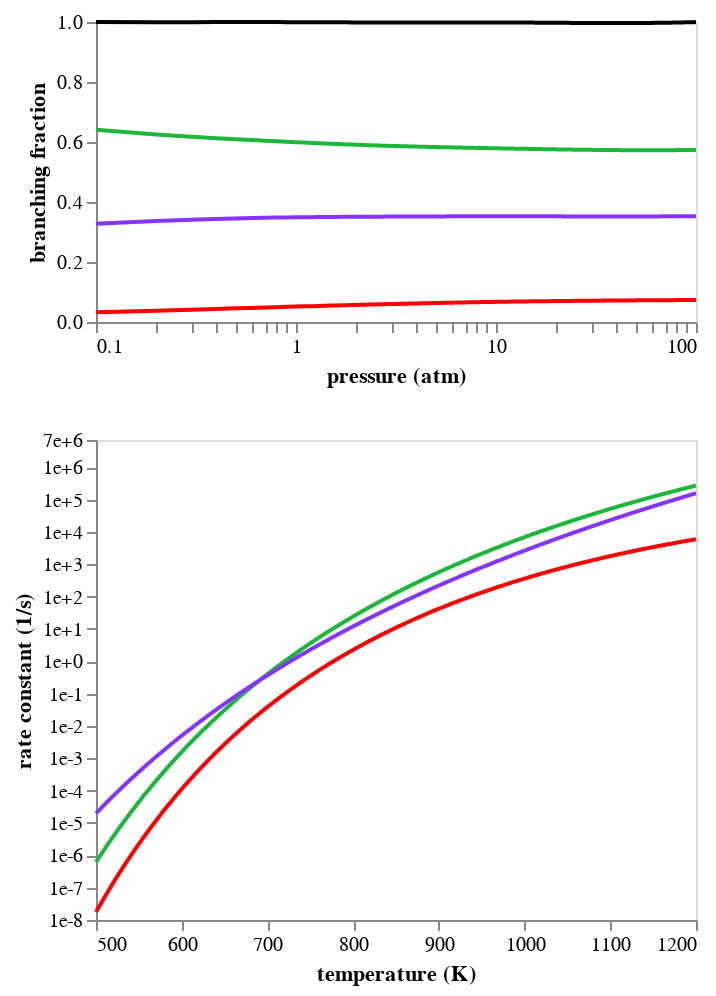

Notebook source saved alongside this figure:
### Code cell
branch_frac_chart1 = fig.branching_fraction_chart(
    rate_df1,
    P_range=(0.1, 100),
    T=825,
    legend=legend,
    total=True,
)
rate_chart1 = fig.rate_chart(
    rate_df1,
    T_range=(500, 1200),
    P=1,
    legend=legend,
    total=total,
    y_range=y_range,
    units={"substance": "molecules"},
)
chart = alt.vconcat(
    branch_frac_chart1.properties(width=300, height=150),
    rate_chart1.properties(width=300, height=240),
).configure_axis(grid=False)
chart

### Figure 1 — Vega-Lite specification as saved in the notebook (floating-point values rounded to 4 significant figures; data arrays with more than 128 entries replaced by an {"elided": "..."} marker saying what was removed)
{"config": {"view": {"continuousWidth": 300, "continuousHeight": 300}, "axis": {"grid": false}}, "vconcat": [{"data": {"name": "data-fdc2c95c2f5f14d38dafb7442cfb1222"}, "mark": {"type": "line"}, "encoding": {"color": {"field": "key", "legend": null, "scale": {"domain": ["total", "C5H6(478)+H(1)", "C5H7(507)zz", "C5H7(504)"], "range": ["#000000", "#1ab73a", "#8533ff", "#ff0000"]}, "type": "nominal"}, "x": {"axis": {"labelExpr": "((abs(datum.value - 0.1) / abs(0.1) < 1e-5) ||\n(abs(datum.value - 1.0) / abs(1.0) < 1e-5) ||\n(abs(datum.value - 10.0) / abs(10.0) < 1e-5) ||\n(abs(datum.value - 100.0) / abs(100.0) < 1e-5) ||\n(abs(datum.value - 100.0) / abs(100.0) < 1e-5)) ? datum.label : ''", "values": [0.1, 0.2, 0.3, 0.4, 0.5, 0.6, 0.7, 0.8, 0.9, 1.0, 2.0, 3.0, 4.0, 5.0, 6.0, 7.0, 8.0, 9.0, 10.0, 20.0, 30.0, 40.0, 50.0, 60.0, 70.0, 80.0, 90.0, 100.0, 100.0]}, "field": "x", "scale": {"domain": [0.1, 100.0], "type": "log"}, "title": "pressure (atm)", "type": "quantitative"}, "y": {"axis": {"format": ".1f"}, "field": "value", "scale": {"domain": [0, 1]}, "title": "branching fraction", "type": "quantitative"}}, "height": 150, "transform": [{"fold": ["total", "C5H6(478)+H(1)", "C5H7(507)zz", "C5H7(504)"]}], "width": 300}, {"data": {"name": "data-43cf6efa75b76fe0104ac1bb750b3488"}, "mark": {"type": "line"}, "encoding": {"color": {"field": "key", "legend": null, "scale": {"domain": ["C5H6(478)+H(1)", "C5H7(507)zz", "C5H7(504)"], "range": ["#1ab73a", "#8533ff", "#ff0000"]}, "type": "nominal"}, "x": {"axis": {"format": ".0f"}, "field": "x", "scale": {"domain": [500, 1200]}, "title": "temperature (K)", "type": "quantitative"}, "y": {"axis": {"format": ".0e", "labelExpr": "((abs(datum.value - 1e-08) / abs(1e-08) < 1e-5) ||\n(abs(datum.value - 1e-07) / abs(1e-07) < 1e-5) ||\n(abs(datum.value - 1e-06) / abs(1e-06) < 1e-5) ||\n(abs(datum.value - 1e-05) / abs(1e-05) < 1e-5) ||\n(abs(datum.value - 0.0001) / abs(0.0001) < 1e-5) ||\n(abs(datum.value - 0.001) / abs(0.001) < 1e-5) ||\n(abs(datum.value - 0.01) / abs(0.01) < 1e-5) ||\n(abs(datum.value - 0.1) / abs(0.1) < 1e-5) ||\n(abs(datum.value - 1.0) / abs(1.0) < 1e-5) ||\n(abs(datum.value - 10.0) / abs(10.0) < 1e-5) ||\n(abs(datum.value - 100.0) / abs(100.0) < 1e-5) ||\n(abs(datum.value - 1000.0) / abs(1000.0) < 1e-5) ||\n(abs(datum.value - 10000.0) / abs(10000.0) < 1e-5) ||\n(abs(datum.value - 100000.0) / abs(100000.0) < 1e-5) ||\n(abs(datum.value - 1000000.0) / abs(1000000.0) < 1e-5) ||\n(abs(datum.value - 7000000.0) / abs(7000000.0) < 1e-5)) ? datum.label : ''", "values": [1e-08, 1e-07, 1e-06, 1e-05, 0.0001, 0.001, 0.01, 0.1, 1.0, 10.0, 100.0, 1000.0, 10000.0, 100000.0, 1000000.0, 7000000.0]}, "field": "value", "scale": {"domain": [1e-08, 7000000.0], "type": "log"}, "title": "rate constant (1/s)", "type": "quantitative"}}, "height": 240, "transform": [{"fold": ["C5H6(478)+H(1)", "C5H7(507)zz", "C5H7(504)"]}], "width": 300}], "$schema": "https://vega.github.io/schema/vega-lite/v5.20.1.json", "datasets": {"data-fdc2c95c2f5f14d38dafb7442cfb1222": {"elided": "1000 records"}, "data-43cf6efa75b76fe0104ac1bb750b3488": {"elided": "1000 records"}}}
